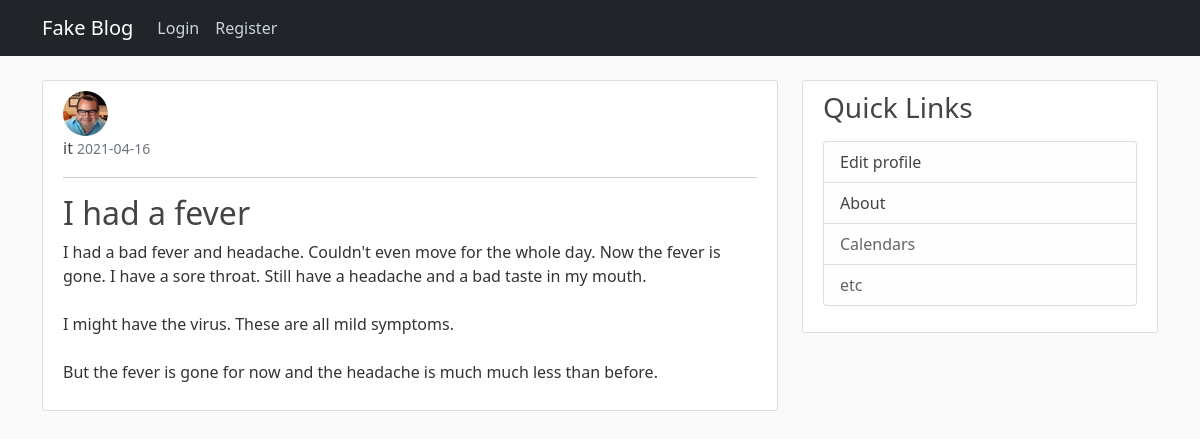
Screenshot of /post/21 with the database file from the repository.
### flaskblog/models.py (models this page shows, shortened)
class User(db.Model, UserMixin):
    id = db.Column(db.Integer, primary_key=True)
    username = db.Column(db.String(20), unique=True, nullable=False)
    email = db.Column(db.String(100), unique=True, nullable=False)
    image_file = db.Column(db.String(20), nullable=False, default='default.jpg')  # will be hashed to 20 chars
    password = db.Column(db.String(60), nullable=False)  # will be hashed to 60 chars
    posts = db.relationship('Post', backref='author', lazy=True)  # refers to the Post class

class Post(db.Model):
    id = db.Column(db.Integer, primary_key=True)
    title = db.Column(db.String(120), nullable=False)
    date_posted = db.Column(db.DateTime, nullable=False, default=datetime.utcnow)
    content = db.Column(db.Text, nullable=False)
    user_id = db.Column(db.Integer, db.ForeignKey('user.id'), nullable=False)  # refers to the id column in user table. Not class.

### flaskblog/posts/routes.py (the view)
@posts.route('/post/<int:post_id>')
def post(post_id):
    post = Post.query.get_or_404(post_id)
    return render_template("post.html", title=post.title, post=post)

### flaskblog/templates/post.html (shortened to what this page needs)
{% extends "layouts.html" %}
    {% block content %}
        <article class="content-section">
            <img class="rounded-circle article-img" src="{{ url_for('static', filename='profile_pic/' + post.author.image_file) }}">
            <div class="media-body">
                <div class="article-metadata">
                    <a class="article-metadata" href="{{ url_for('users.user_posts', username=post.author.username) }}">{{ post.author.username }}</a>
                    <small class="text-muted">{{ post.date_posted.strftime("%Y-%m-%d") }}</small>
                </div>
                <hr>
                <h2 class="article-title-show">{{ post.title }}</h2>
                <p class="article-content">{{ post.content }}</p>
            </div>
        </article>
    {% endblock content %}

### flaskblog/static/main.css (style rules this page uses)
body { background: #fafafa; color: #333333; margin-top: 5rem; }
h1, h2, h3, h4, h5, h6 { color: #444444; }
.content-section { background: #ffffff; padding: 10px 20px; border: 1px solid #dddddd; border-radius: 3px; margin-bottom: 20px; }
.article-title-show { color: #444444; text-decoration: none; }
.article-content { white-space: pre-line; }
.article-img { height: 45px; width: 45px; margin-right: 16px; }
.article-metadata { color: #444444; padding-bottom: 1px; margin-bottom: 10px; text-decoration: none; }

### rows the page displays
User: image_file (picture), author.username "it"
Post: date_posted "2021-04-16", title "I had a fever", content "I had a bad fever and headache. Couldn't even move for the whole day. Now the fever is gone. I have a sore throat. Still have a headache and a bad taste in my mouth. I might have the virus. These are all mild symptoms. But the fever is gone for now and the headache is much much less than before."
